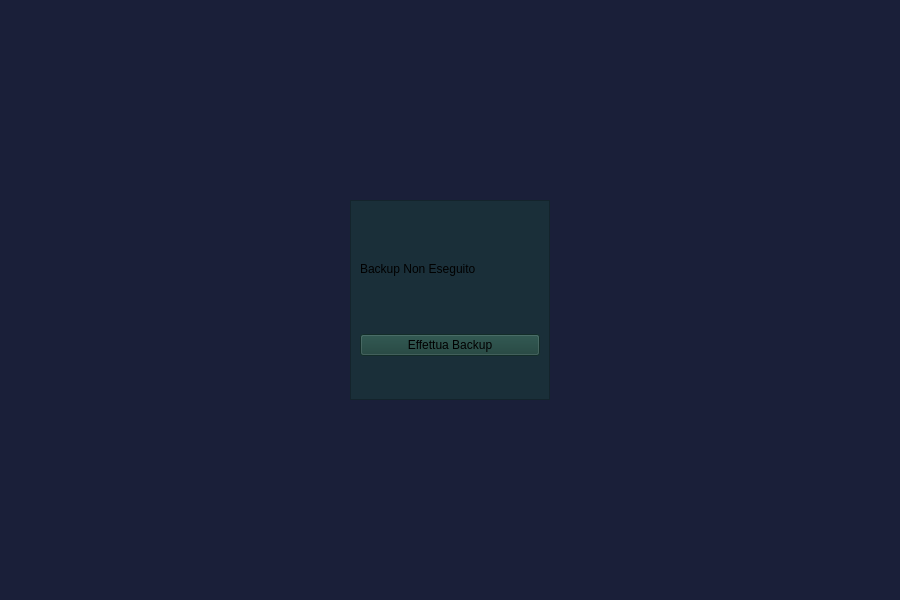
<?xml version="1.0" encoding="UTF-8"?>
<ui version="4.0">
 <class>Prodotti</class>
 <widget class="QWidget" name="Prodotti">
  <property name="geometry">
   <rect>
    <x>0</x>
    <y>0</y>
    <width>900</width>
    <height>600</height>
   </rect>
  </property>
  <property name="windowTitle">
   <string>Form</string>
  </property>
  <property name="layoutDirection">
   <enum>Qt::LeftToRight</enum>
  </property>
  <property name="autoFillBackground">
   <bool>false</bool>
  </property>
  <property name="styleSheet">
   <string notr="true">#Prodotti{
	background-color:#1a1f39;
}
#frame{
	background-color:#1a2f39;
}
#pushButton{
	background-color:#1a3f39;
}</string>
  </property>
  <layout class="QHBoxLayout" name="horizontalLayout">
   <item>
    <widget class="QFrame" name="frame">
     <property name="maximumSize">
      <size>
       <width>200</width>
       <height>200</height>
      </size>
     </property>
     <property name="frameShape">
      <enum>QFrame::StyledPanel</enum>
     </property>
     <property name="frameShadow">
      <enum>QFrame::Raised</enum>
     </property>
     <layout class="QVBoxLayout" name="verticalLayout_2">
      <item>
       <widget class="QLabel" name="stato">
        <property name="maximumSize">
         <size>
          <width>16777215</width>
          <height>50</height>
         </size>
        </property>
        <property name="text">
         <string>Backup Non Eseguito</string>
        </property>
        <property name="alignment">
         <set>Qt::AlignLeading|Qt::AlignLeft|Qt::AlignVCenter</set>
        </property>
       </widget>
      </item>
      <item>
       <widget class="QPushButton" name="pushButton">
        <property name="maximumSize">
         <size>
          <width>200</width>
          <height>16777215</height>
         </size>
        </property>
        <property name="cursor">
         <cursorShape>PointingHandCursor</cursorShape>
        </property>
        <property name="layoutDirection">
         <enum>Qt::LeftToRight</enum>
        </property>
        <property name="text">
         <string>Effettua Backup</string>
        </property>
        <property name="checkable">
         <bool>false</bool>
        </property>
       </widget>
      </item>
     </layout>
    </widget>
   </item>
  </layout>
 </widget>
 <resources>
  <include location="../resources.qrc"/>
 </resources>
 <connections/>
</ui>
